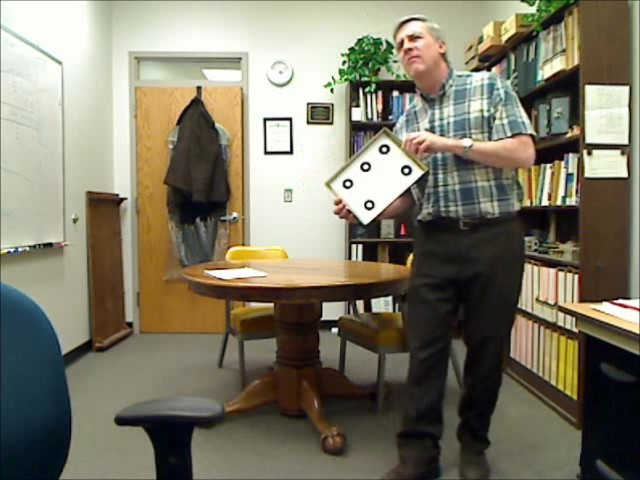
#> input picture Lab_6/CCCtarget.jpg, 640 x 480 px
$ python main.py
#> lines starting #> are read from the running program, lines starting #| are printed output that depends on the picture; after the words box and inside, x2 and y2 are one past the last pixel; in counts of white or black regions, pixels touching at a corner belong together
# Title: Lab 6 Code
# Date:  10-9-2020

import sys
import time
import cv2
import numpy as np
import order_targets as ot


# find the distance between two points
def distance(px, py, x, y):
    one = np.array((px, py))
    two = np.array((x, y))
    return np.linalg.norm(one - two)


# determine the distance between two centroids
def centroids_distance(centroid, centroid2):
    temp = centroid - centroid2
    return abs(abs(temp[0]) - abs(temp[1]))


# main function
def main(video_file):
    #####[User_Parameters]#####
#> called with video_file = 'CCCtarget.jpg'
    C_val = 40  # constant to subtract from mean for the cv2.adaptiveThreshold()
    ksize = 2  # ksizexksize square box filter for opening and/or closing
    d_thresh = 10  # distance threshold for two points
    c_thresh = 0.6  # distance threshold for two centroids
    b_ideal_area = 250  # ideal area for a CCC black blob
    w_ideal_area = 36  # ideal area for a CCC white blobs
    #####[User_Parameters]#####

    img = cv2.imread(video_file)
#> img is the input picture: shape (480, 640, 3); mean B, G, R 104.4, 122.1, 126.6
    image = img  # determine what image to display though imshow()

    # grayscale color frame/image
    gray_img = cv2.cvtColor(img, cv2.COLOR_BGR2GRAY)
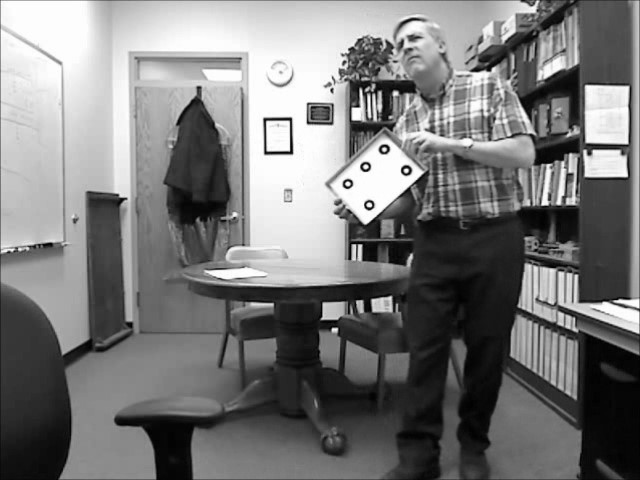
#> gray_img: shape (480, 640); min 0, max 255, mean 121.5

    # apply adaptive thresholding to frame/image
    binary_img = cv2.adaptiveThreshold(
        src=gray_img,
        maxValue=255,
        adaptiveMethod=cv2.ADAPTIVE_THRESH_MEAN_C,
        thresholdType=cv2.THRESH_BINARY,
        blockSize=51,
        C=C_val)
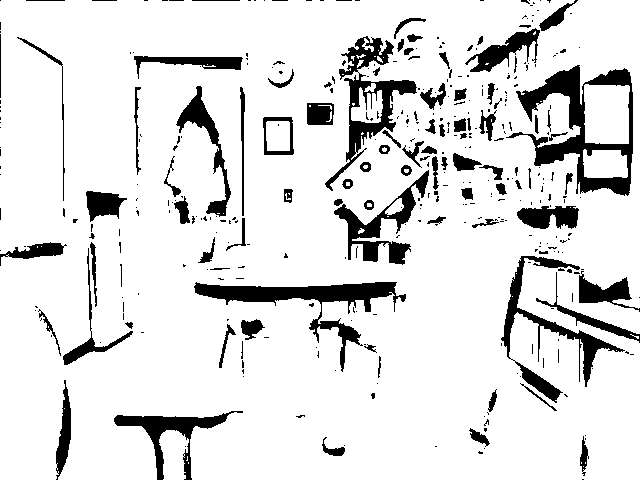
#> binary_img: shape (480, 640); 87.6% white; 381 black regions (287 under 20 px), largest, box (x1, y1, x2, y2) and area: (506, 65, 633, 196) 4930, (194, 282, 406, 372) 3784, (325, 36, 417, 191) 3119

    # clean up frame/image by applying opening and closing though a kernel (ksizexksize matrix box filter)
    kernel = cv2.getStructuringElement(cv2.MORPH_ELLIPSE, (ksize, ksize))
    binary_img = cv2.morphologyEx(binary_img, cv2.MORPH_OPEN, kernel)
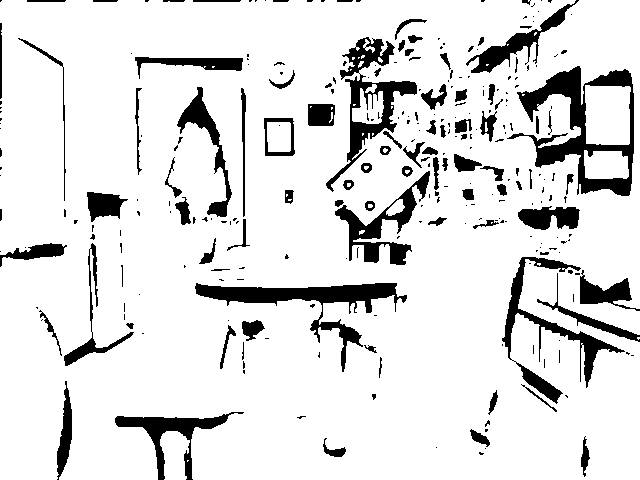
#> binary_img: shape (480, 640); 87.5% white; 286 black regions (192 under 20 px), largest, box (x1, y1, x2, y2) and area: (507, 66, 634, 196) 5021, (195, 283, 407, 372) 3784, (326, 37, 417, 192) 3145
    binary_img = cv2.morphologyEx(binary_img, cv2.MORPH_CLOSE, kernel)
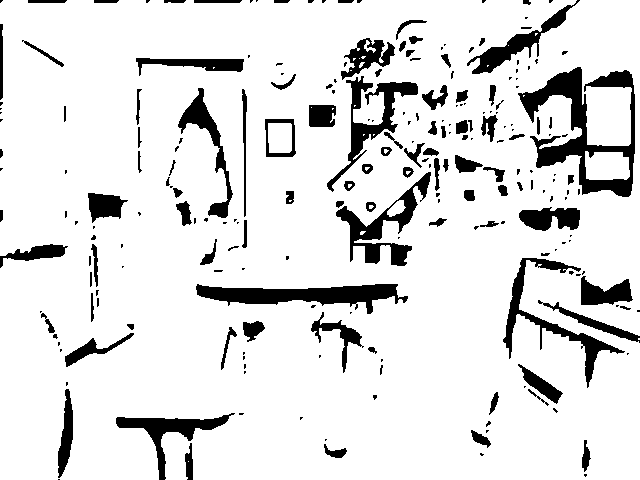
#> binary_img: shape (480, 640); 87.8% white; 233 black regions (129 under 20 px), largest, box (x1, y1, x2, y2) and area: (518, 67, 635, 197) 4963, (196, 284, 408, 314) 3045, (336, 172, 431, 266) 2373

    # find connected components for all white blobs
    w_num_labels, w_labels_img, w_stats, w_centroids = cv2.connectedComponentsWithStats(binary_img)
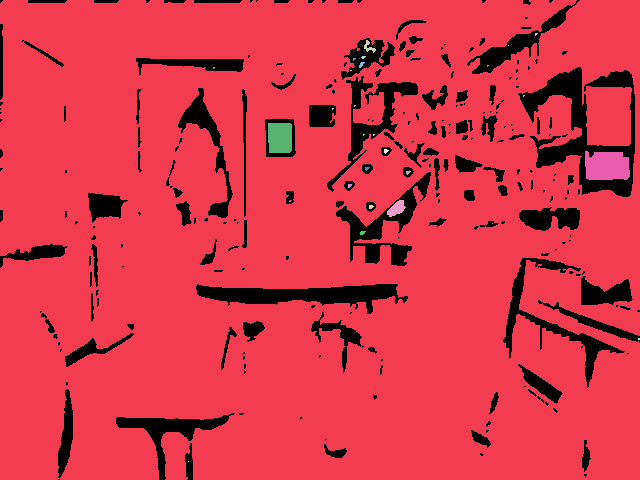
#> w_labels_img: shape (480, 640) int32; 31 distinct labels, from 0 to 30; one colour per label, 0 black
#> w_num_labels = 31; w_stats = 31 rows, first 6: [0, 0, 640, 480, 37328], [0, 0, 640, 480, 267593], [535, 33, 3, 3, 6], [364, 40, 12, 13, 61], [508, 45, 1, 1, 1], [361, 56, 5, 3, 10]; w_centroids = 31 pairs, first value 188 to 638.5, second value 33.67 to 461

    # find connected components for all black blobs
    b_num_labels, b_labels_img, b_stats, b_centroids = cv2.connectedComponentsWithStats(cv2.bitwise_not(binary_img))
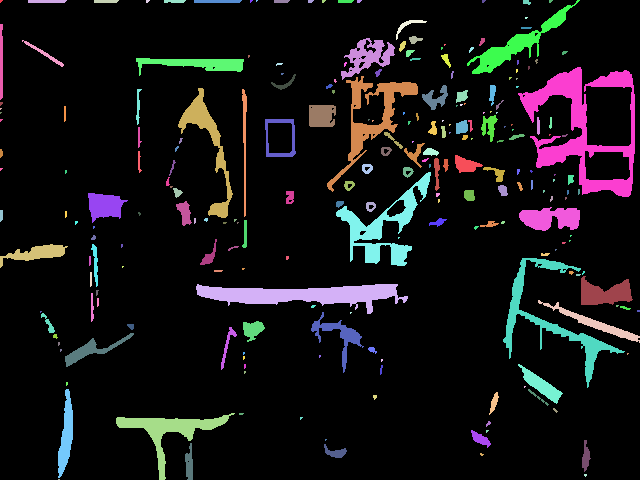
#> b_labels_img: shape (480, 640) int32; 234 distinct labels, from 0 to 233; one colour per label, 0 black
#> b_num_labels = 234; b_stats = 234 rows, first 6: [0, 0, 640, 480, 269872], [0, 0, 3, 3, 6], [28, 0, 39, 3, 114], [94, 0, 25, 3, 72], [146, 0, 4, 3, 9], [164, 0, 22, 3, 60]; b_centroids = 234 pairs, first value 0.333 to 638, second value 0.333 to 479

    all_points = []

    # loop though every white and black blobs
    i = 0
    for stat, centroid in zip(w_stats, w_centroids):
        j = 0
        for stat2, centroid2 in zip(b_stats, b_centroids):
            # get pixal coorindates for white and black plobs, for protential display boxing
            x_w = stat[cv2.CC_STAT_LEFT];
            x_b = stat2[cv2.CC_STAT_LEFT]
            y_w = stat[cv2.CC_STAT_TOP];
            y_b = stat2[cv2.CC_STAT_TOP]
            w_w = stat[cv2.CC_STAT_WIDTH];
            w_b = stat2[cv2.CC_STAT_WIDTH]
            h_w = stat[cv2.CC_STAT_HEIGHT];
            h_b = stat2[cv2.CC_STAT_HEIGHT]

            # get area(s) for the selected white and black blobs
            area_w = w_stats[i, cv2.CC_STAT_AREA]
            area_b = b_stats[j, cv2.CC_STAT_AREA]

            # get distance from the centroid of the selected white and balck blobs
            c_dist = centroids_distance(centroid, centroid2)

            # filter what gets displayed:
            #   - check if the distance between the two centroids is less then or equal to the set threshold
            #   - check if the pixal point distance between white and balck is below the set threshold
            #   - check if the white and black blob's areas are at or below a set threshold
            if (c_dist <= c_thresh and distance(x_w, y_w, x_b, y_b) < d_thresh and (
                    area_b <= b_ideal_area and area_w <= w_ideal_area)):
                all_points.append(np.array((x_w, y_w)))

            j = j + 1
        i = i + 1
#> this loop made 31 passes
#> (stat, centroid) on passes 4, 6, 7, 9, 10, 11, 12, 13, 14, 16, 17, 18: ([364, 40, 12, 13, 61], [368.5, 46.67]), ([361, 56, 5, 3, 10], [362.9, 56.8]), ([353, 58, 3, 3, 6], [353.7, 58.67]), ([359, 62, 6, 6, 20], [361, 64.2]), ([487, 65, 2, 2, 3], [487.3, 65.33]), ([213, 67, 2, 2, 3], [213.3, 67.33]), ([350, 70, 2, 1, 2], [350.5, 70]), ([523, 95, 2, 2, 3], [523.3, 95.33]), ([354, 105, 2, 2, 3], [354.3, 105.3]), ([332, 108, 2, 2, 3], [332.3, 108.3]), ([268, 123, 24, 30, 706], [279.6, 137.3]), ([363, 134, 2, 2, 3], [363.3, 134.3])
#> stat on passes 5, 8, 15, 28, 31: [508, 45, 1, 1, 1], [359, 58, 1, 1, 1], [311, 107, 1, 1, 1], [492, 223, 1, 1, 1], [188, 461, 1, 1, 1]

    all_points = list(ot.order_targets(all_points))

    c = 0
    for i in all_points:
        marking = cv2.putText(image, text=str(c), org=(i[0], i[1]), fontFace=cv2.FONT_HERSHEY_SIMPLEX, fontScale=0.5,
                              thickness=2, color=(0, 0, 255))
        c = c + 1

    f = 531
    cx = 320 / 2
    cy = 240 / 2

    K = np.array(((f, 0, cx), (0, f, cy), (0, 0, 1)), dtype="double")

    pts = []
    for i in range(len(all_points)):
        pts.append(np.array(all_points[i], dtype="double"))
    pts = np.row_stack((pts))
    pts = np.array(pts, dtype="double")

    xh = 7.4 / 2
    yh = 4.55 / 2

    P_M = np.array([[-xh, -yh, 1],
                    [0, -yh, 1],
                    [xh, -yh, 1],
                    [-xh, yh, 1],
                    [xh, yh, 1]])
    P_M = np.array(P_M, dtype="double")

    PoseFound, rvec, tvec = cv2.solvePnP(objectPoints=P_M, imagePoints=pts, cameraMatrix=K, distCoeffs=None)

    W = np.amax(P_M, axis=0) - np.amin(P_M, axis=0)
    L = np.linalg.norm(W)
    d = L / 5

    pAxes = np.float32([[0, 0, 0], [d, 0, 0], [0, d, 0], [0, 0, d]])

    pImg, J = cv2.projectPoints(objectPoints=pAxes, rvec=rvec, tvec=tvec, cameraMatrix=K, distCoeffs=None)

    pImg = pImg.reshape(-1, 2)

    cv2.line(image, tuple(np.int32(pImg[0])), tuple(np.int32(pImg[1])), (0, 0, 255), 3)
    cv2.line(image, tuple(np.int32(pImg[0])), tuple(np.int32(pImg[2])), (0, 255, 0), 3)
    cv2.line(image, tuple(np.int32(pImg[0])), tuple(np.int32(pImg[3])), (255, 0, 0), 3)

    pose = []
    rv = []
    tv = []
    for i in rvec:
        rv.append(float(str("%.2f" % float(i))))
    tv = []
    for i in tvec:
        tv.append(int(i))
    pose.append(rv);
    pose.append(tv)

    marking = cv2.putText(image, text=str("rvec: " + str(pose[0])), org=(50, 450), fontFace=cv2.FONT_HERSHEY_SIMPLEX,
                          fontScale=1.1, color=(255, 255, 255), thickness=2)
    marking = cv2.putText(image, text=str("tvec: " + str(pose[1])), org=(50, 400), fontFace=cv2.FONT_HERSHEY_SIMPLEX,
                          fontScale=1.1, color=(255, 255, 255), thickness=2)

    cv2.imwrite("output.png", image)

if __name__ == "__main__":
    main("CCCtarget.jpg")
#> (the call stopped at in main, `all_points = list(ot.order_targets(all_points))`: order_targets is not available in this run)
    print("\n[ Enter SPACE To Exit ]\n")
    cv2.waitKey(0)
